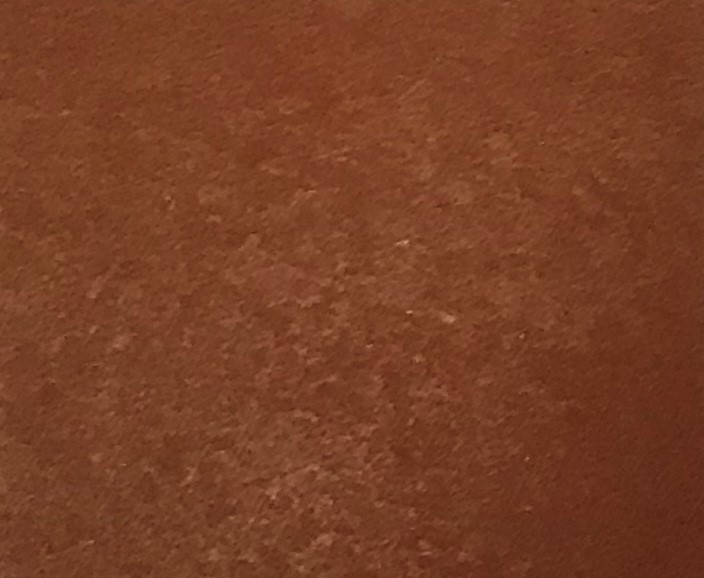
#> input picture hsvExtract/color/brown.jpg, 704 x 578 px; its folder holds only this picture in this run
$ python square.py
#> lines starting #> are read from the running program, lines starting #| are printed output that depends on the picture; long printed decimals are rounded
import glob
import cv2
import numpy as np
import matplotlib.pyplot as plt


def getImage(path):
#> called with path = 'color/brown.jpg'
    return  cv2.imread(cv2.samples.findFile(path))
#> returned value is the input picture: shape (578, 704, 3); mean B, G, R 37.6, 63.4, 119.8

def hist(x):
    xHist, xEdge = np.histogram(x)
    xCenter = (xEdge[:-1] + xEdge[1:]) / 2
    return xHist, xCenter

if __name__ == '__main__':
    path_list = glob.glob("color\\*.jpg")
    image_dict = {}
    for path in path_list:
        img = getImage(path)
        img = cv2.resize(img, (200, 200))
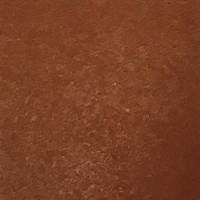
#> img: shape (200, 200, 3); mean B, G, R 37.5, 63.2, 119.7
        image_dict[path] = img
    # [7 lines of commented-out code are left out]

    fig, axs = plt.subplots(2, 2, figsize=(10, 10))
    # fig2, ax2 = plt.subplots(figsize=(10, 10))
    # fig3, ax3 = plt.subplots(figsize=(10, 10))

    # axs[0].set_xscale('log')
    # axs[1].set_xscale('log')

    for path, img in image_dict.items():

        name = path[path.find("\\") + 1 : path.find(".jpg")]

        channel = cv2.split(img)

        b = np.array(channel[0].flatten(), dtype=float)
        g = np.array(channel[1].flatten(), dtype=float)
        r = np.array(channel[2].flatten(), dtype=float)

        color = (np.average(r) / 255, np.average(g) / 255, np.average(b) / 255, 1)

        rgb = r + g + b

        r /= rgb
        g /= rgb
        b /= rgb

        axs[0][0].scatter(g, r, color=color, s=1, label=name)
        axs[0][1].scatter(g, b, color=color, s=1, label=name)
        axs[1][0].scatter(b, r, color=color, s=1, label=name)

        print("{")
        print("\t\""+name+"\",")
        print("\t{", "{:.9f} , {:.9f} , {:.9f}".format(color[0], color[1], color[2]), "}")
        print("},")
#> this loop made 1 pass
#> (path, name, color) on pass 1: ('color/brown.jpg', 'color/brown', (0.47, 0.248, 0.147, 1))
#| {
#| 	"color/brown",
#| 	{ 0.4695 , 0.248 , 0.1472 }
#| },

        # [52 lines of commented-out code are left out]

    plt.legend()
    # fig.savefig('hist.png')
    # fig2.savefig('scatter.png')
    plt.show()
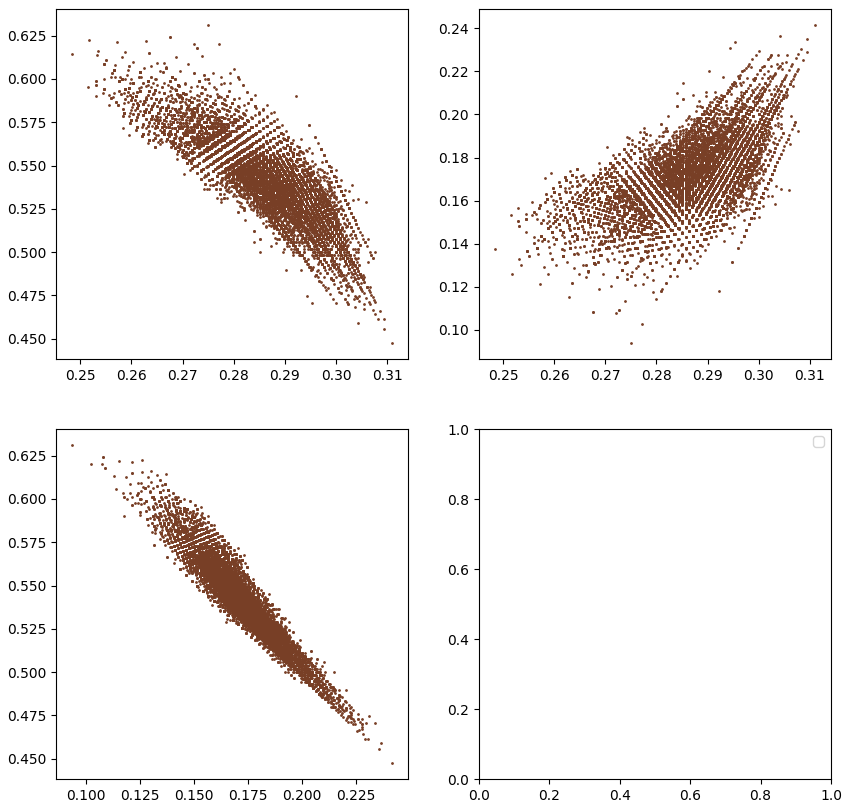
#> figure drawn by matplotlib, 3 panels

$ run again, on hsvExtract/color/light_green.jpg
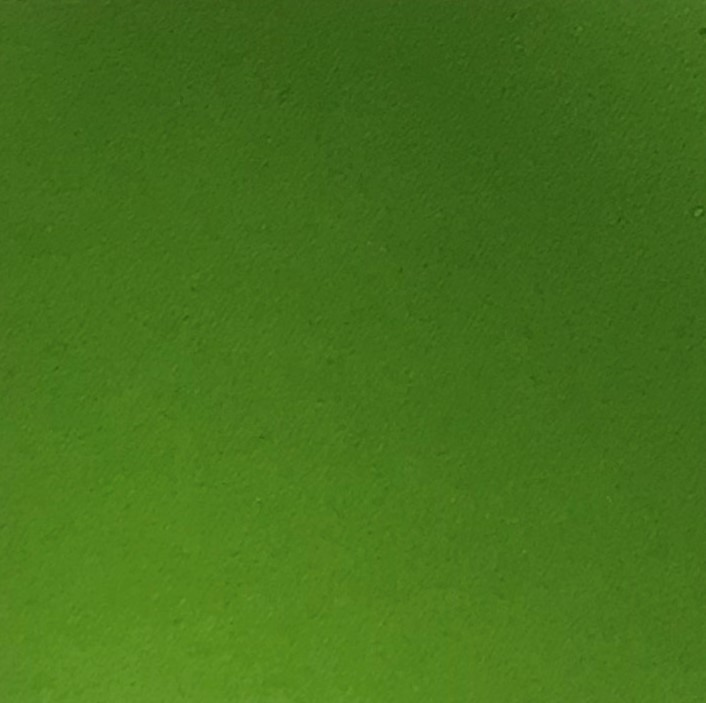
#> input picture hsvExtract/color/light_green.jpg, 706 x 703 px
#> in getImage, returned value is the input picture: shape (703, 706, 3); mean B, G, R 27.3, 114.5, 69.3
#> the loop `for path, img in image_dict.items(): ` made 1 pass
#> (path, name, color) on pass 1: ('color/light_green.jpg', 'color/light_green', (0.271, 0.449, 0.107, 1))
#> (printed output is left out)
#> `plt.show()`:
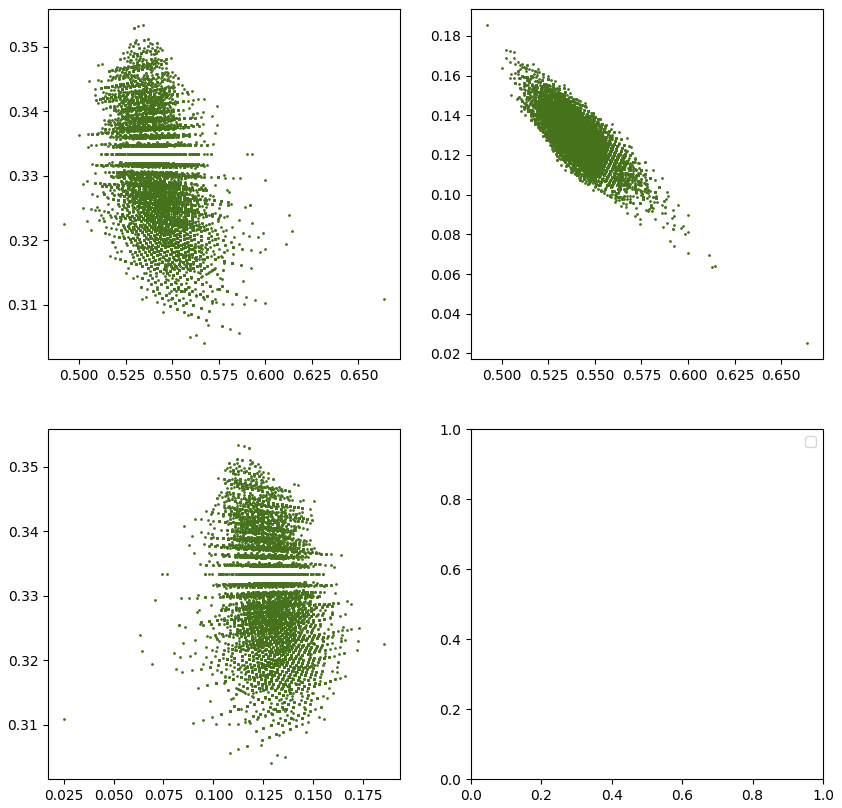
#> figure drawn by matplotlib, 3 panels

$ run again, on hsvExtract/color/orange.jpg
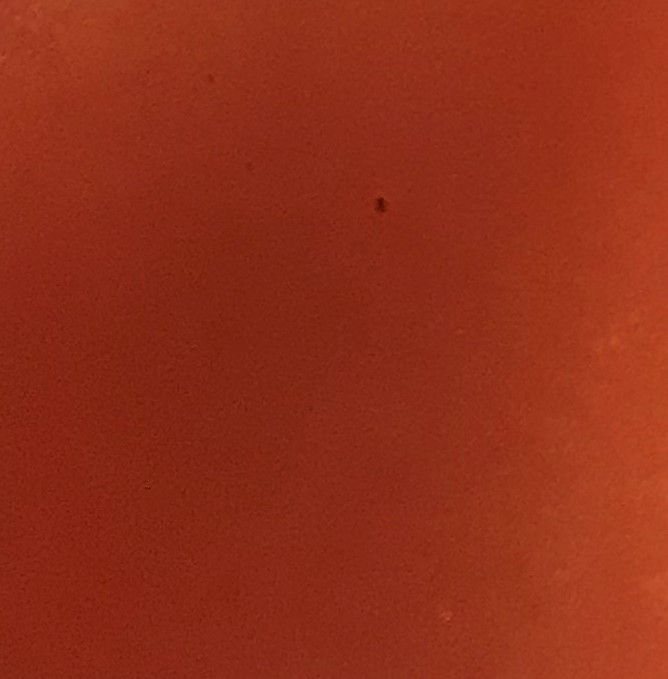
#> input picture hsvExtract/color/orange.jpg, 668 x 679 px
#> in getImage, returned value is the input picture: shape (679, 668, 3); mean B, G, R 25.3, 46.9, 146.6
#> the loop `for path, img in image_dict.items(): ` made 1 pass
#> (path, name, color) on pass 1: ('color/orange.jpg', 'color/orange', (0.574, 0.183, 0.0988, 1))
#> (printed output is left out)
#> `plt.show()`:
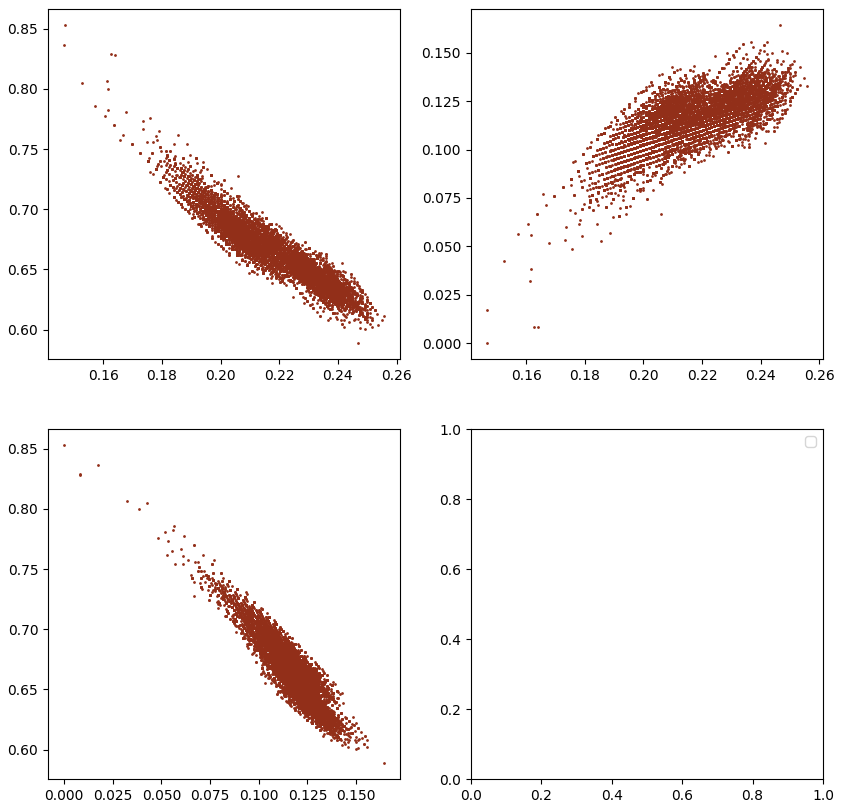
#> figure drawn by matplotlib, 3 panels

$ run again, on hsvExtract/color/dark_blue.jpg
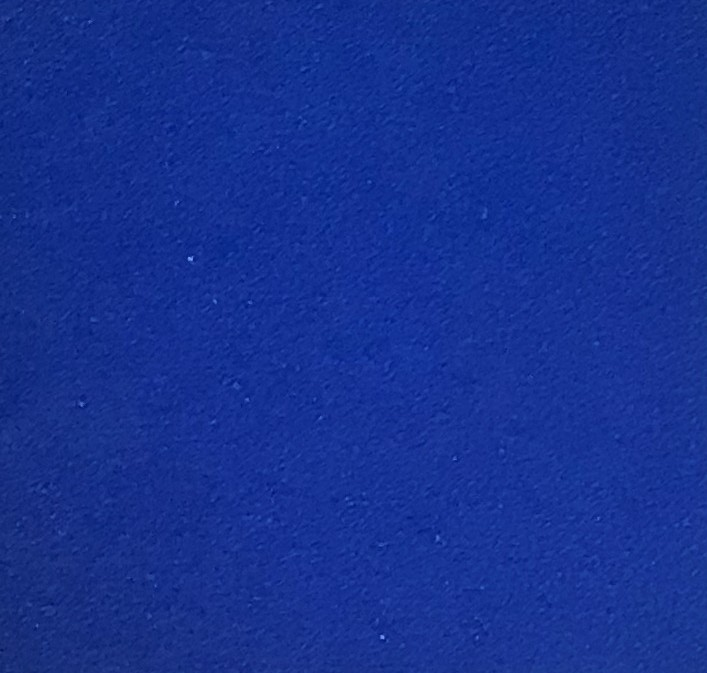
#> input picture hsvExtract/color/dark_blue.jpg, 707 x 673 px
#> in getImage, returned value is the input picture: shape (673, 707, 3); mean B, G, R 144.3, 48.9, 21.6
#> `img = cv2.resize(img, (200, 200))`:
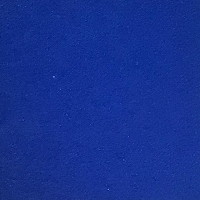
#> img: shape (200, 200, 3); mean B, G, R 144.2, 48.8, 21.4
#> the loop `for path, img in image_dict.items(): ` made 1 pass
#> (path, name, color) on pass 1: ('color/dark_blue.jpg', 'color/dark_blue', (0.0841, 0.191, 0.565, 1))
#> (printed output is left out)
#> `plt.show()`:
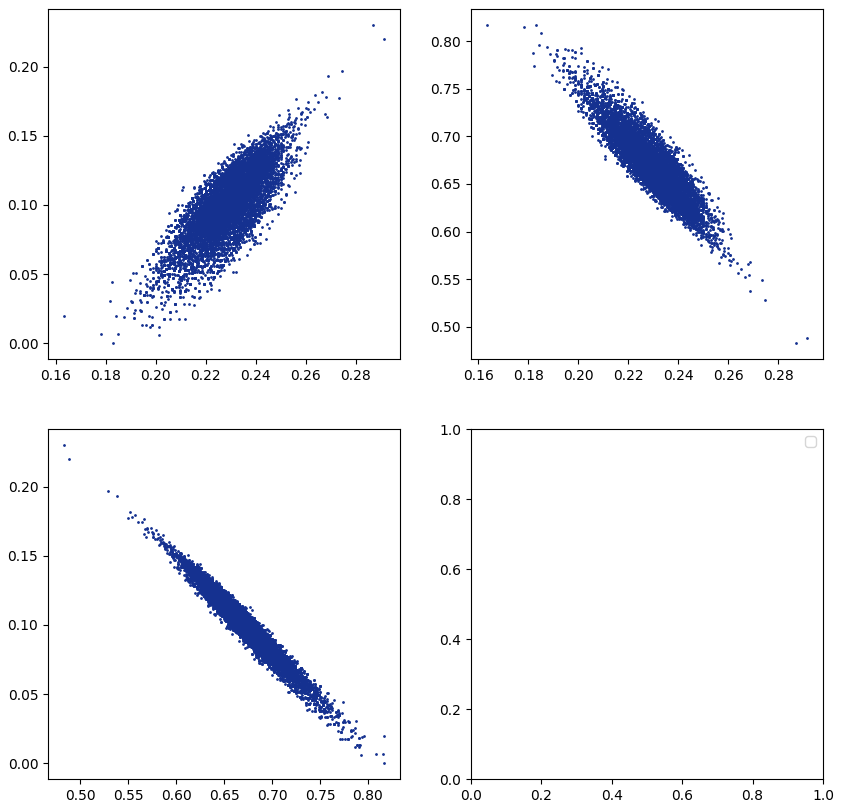
#> figure drawn by matplotlib, 3 panels
